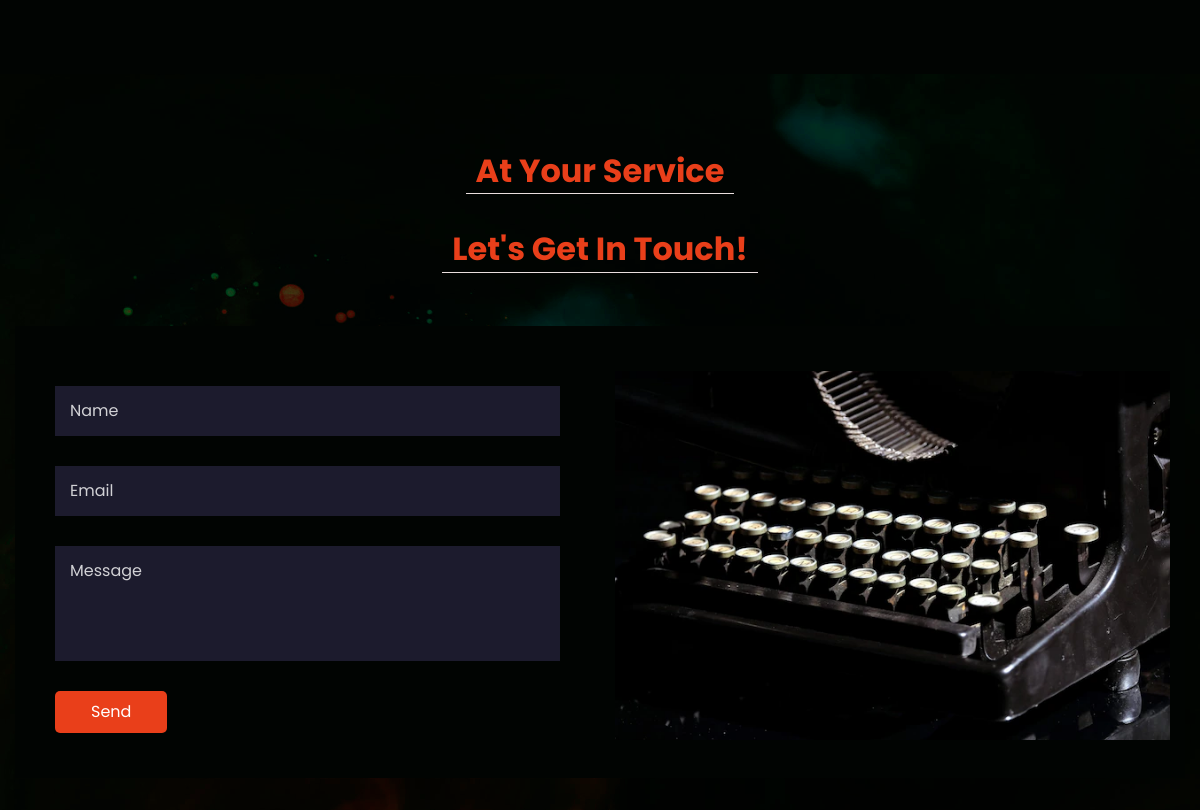
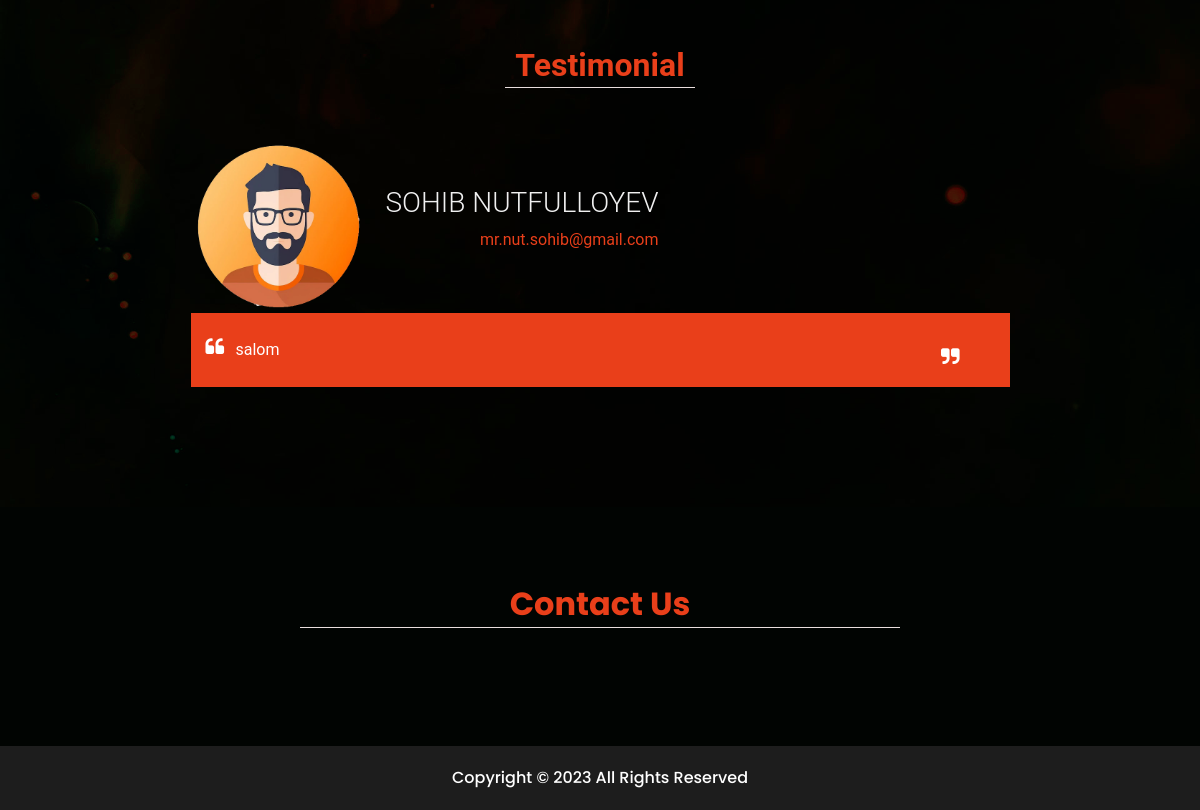
The app's page / (lower part), older data (2 pictures, top to bottom).
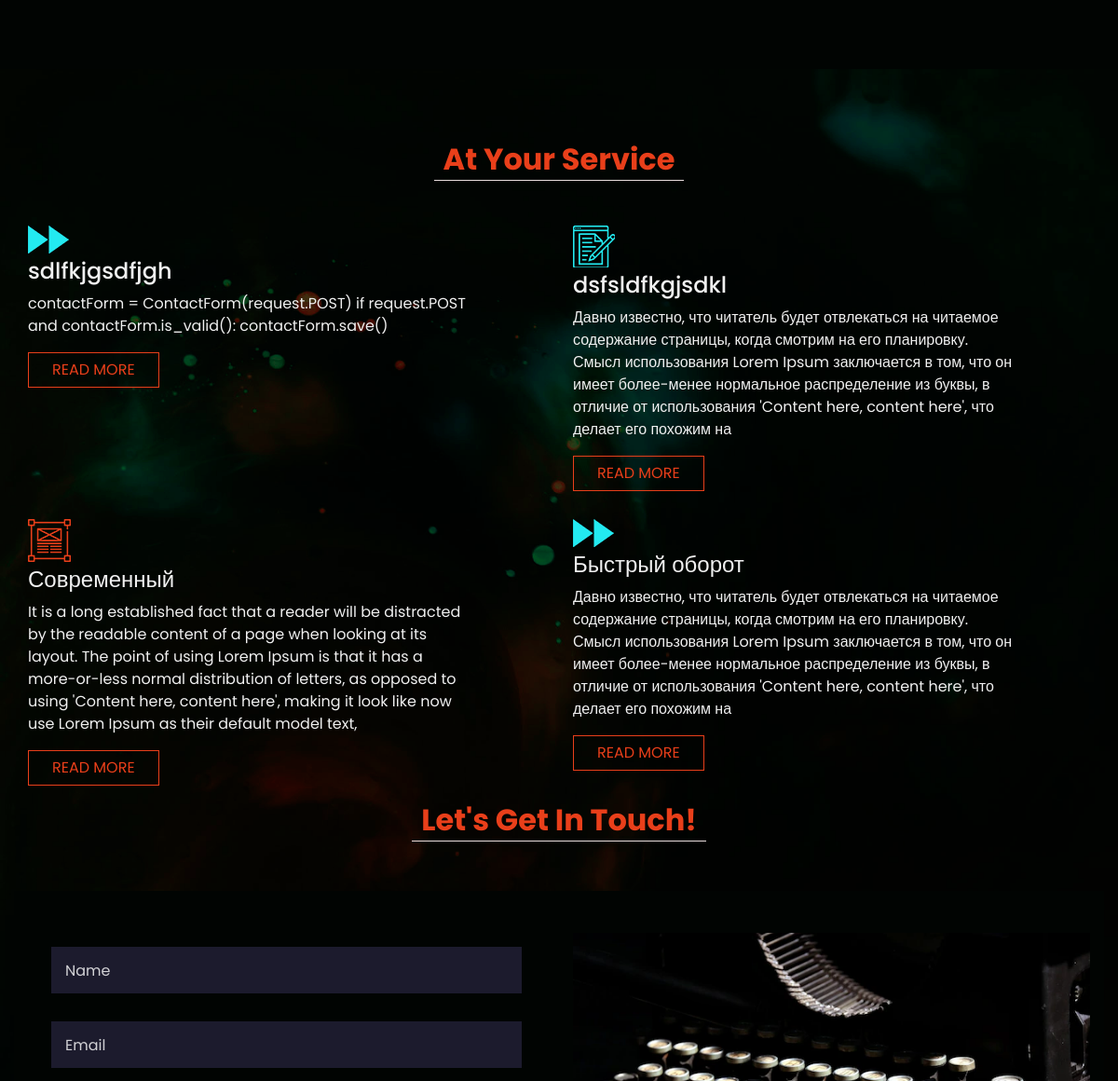
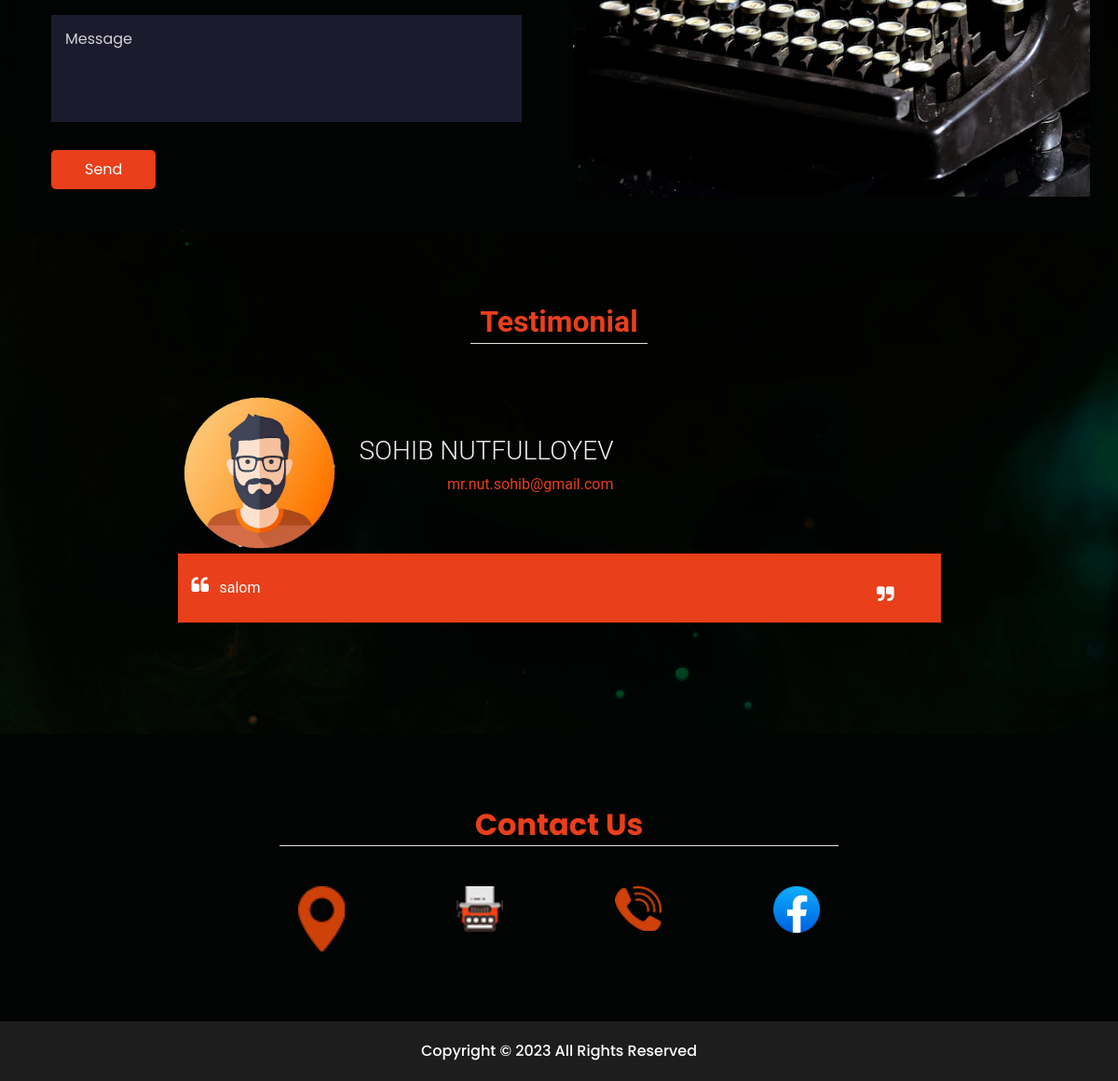
The same page, newer data (2 pictures, top to bottom).
### home/models.py (models this page shows, shortened)
class Comment(models.Model):
    name = models.CharField(max_length=100)
    email = models.EmailField()
    message = models.TextField()
    time = models.DateTimeField(auto_now=True)

class Service(models.Model):
    title = models.CharField(max_length=40)
    body = models.TextField()
    time = models.DateTimeField(auto_now=True)
    icon = models.ImageField(upload_to="images/", blank=True)
    def __str__(self) -> str:
        return self.title

class Contact(models.Model):
    icon = models.ImageField(upload_to="images/icons/")
    url = models.URLField()

### home/views.py (the view)
# urls.py: path('', homePage, name="home"),
def homePage(request):
    contactForm = ContactForm(request.POST)
    if request.POST and contactForm.is_valid():
        contactForm.save()
    bans = Banner.objects.all().order_by("-publish_time")
    elements = 3
    if len(bans) > elements:
        bans = bans[:elements]
    about = Aboutus.objects.all().order_by("-time")
    if about:
        about = about[0]
    services = Service.objects.all().order_by("-time")
    if len(services) > 4:
        services = services[:4]
    comments = Comment.objects.all().order_by("-time")
    if len(comments) > 3:
        services = services[:3]
    wser = []
    for x in range(len(services)):
        if x%2==0:
            wser.append([])
        wser[-1].append(services[x])
    print(wser)
    context = {
        "bans": bans,
        "about": about,
        "services": wser,
        "comments": comments,
    }
    return render(request, 'index.html', context)

### home/context_processor.py (called while the page is built)
def baseView(request):
    cont = Contact.objects.all()
    context = {
        "contact": cont,
        "sitename": "Sohibnut",
    }
    return context

### templates/index.html (shortened to what this page needs)
{% extends "base.html" %}
{% load static %}
{% block content %}
  <section class="about_section layout_padding">
  </section>
  <div class="body_bg layout_padding">
    <section class="service_section ">
      <div class="container">
        <div class="heading_container">
          <h2>
            At Your Service
          </h2>
        </div>
      </div>
      <div class="container">
      {% for ser in services %}
      <div class="row">
        {% for it in ser %}
          <div class="col-md-6">
            <div class="box">
              <div class="img-box">
                <img src={{it.icon.url}} alt="">
              </div>
              <h4>
                {{it.title}}
              </h4>
              <p>
                {{it.body}}
              </p>
              <a href={% url 'service' %}>
                Read More
            </div>
          </div>
        {% endfor %}
        </div>
      {% endfor %}
      </div>
    </section>
    <section class="contact_section">
      <div class="container">
        <div class="heading_container">
          <h2>
            Let's Get In Touch!
          </h2>
        </div>
      </div>
      <div class="container contact_bg layout_padding2-top">
        <div class="row">
          <div class="col-md-6">
            <div class="contact_form ">
              <form action="" method="post">
                <input type="text" placeholder="Name" name="name">
                <input type="email" placeholder="Email" name="email">
                <input type="text" placeholder="Message" class="message_input" name="message">
                <button type="submit">
                  Send
                </button>
              </form>
            </div>
          </div>
          <div class="col-md-6">
            <div class="img-box">
              <img src={% static "images/contact.webp" %} alt="">
            </div>
          </div>
        </div>
      </div>
    </section>
    <section class="client_section layout_padding-top">
      <div class="d-flex justify-content-center">
        <div class="heading_container">
          <h2>
            Testimonial
          </h2>
        </div>
      </div>
      <div class="container layout_padding2">
        <div id="carouselExample2Indicators" class="carousel slide" data-ride="carousel">
          <div class="carousel-inner">
            {% for com in comments %}
              {% if forloop.counter == 1 %}
                <div class="carousel-item active">
              {% else %}
                <div class="carousel-item ">
              {% endif %}
              <div class="client_container">
                <div class="client-id">
                  <div class="img-box">
                    <img src={% static "images/man.png" %} alt="" >
                  </div>
                  <div class="client_name">
                    <div>
                      <h3>
                       {{com.name}}
                      </h3>
                      <p>
                        {{com.email}}
                      </p>
                    </div>
                  </div>
                </div>
                <div class="client_detail">
                  <div class="client_text">
                    <blockquote>
                      <p>
                        {{com.message}}
                      </p>
                    </blockquote>
                  </div>
                </div>
              </div>
            </div>
            {% endfor %}
          </div>
        </div>
      </div>
    </section>
  </div>
  {% endblock content %}

### templates/base.html (shortened to what this page needs)
{% load static %}
<!DOCTYPE html>
<html>
<head>
  <link rel="stylesheet" type="text/css" href="https://cdnjs.cloudflare.com/ajax/libs/OwlCarousel2/2.1.3/assets/owl.carousel.min.css" />
  <link rel="stylesheet" href="https://maxcdn.bootstrapcdn.com/font-awesome/4.3.0/css/font-awesome.min.css">
  <link rel="stylesheet" type="text/css" href={% static "css/bootstrap.css" %} />
  <link href={% static "css/style.css" %} rel="stylesheet" />
  <link href={% static "css/responsive.css" %} rel="stylesheet" />
</head>
<body  class="sub_page">
    {% block content %}
    {% endblock content %}
  <section class="info_section layout_padding">
    <div class="footer_contact">
      <div class="heading_container">
        <h2>
          Contact Us
        </h2>
      </div>
      <div class="box">
      {% for con in contact %}
        <a href={{con.url}} class="img-box">
          <img src={{con.icon.url}} alt="" class="img-1" width="50">
        </a>
      {% endfor %}
      </div>
    </div>
  </section>
  <section class="container-fluid footer_section">
    <p>
      Copyright &copy; 2023 All Rights Reserved
    </p>
  </section>
</body>
</html>

Row changes from the older to the newer data that the page shows:
added Service: icon (picture), title "sdlfkjgsdfjgh", body "contactForm = ContactForm(request.POST) if request.POST and contactForm.is_valid(): contactForm.save()"
added Service: icon (picture), title "dsfsldfkgjsdkl", body "Давно известно, что читатель будет отвлекаться на читаемое содержание страницы, когда смотрим на его планировку. Смысл использования Lorem Ipsum заключается в том, что он имеет более-менее нормальное распределение из буквы, в отличие от использования 'Content here, content here', что делает его похожим на"
added Service: icon (picture), title "Современный", body "It is a long established fact that a reader will be distracted by the readable content of a page when looking at its layout. The point of using Lorem Ipsum is that it has a more-or-less normal distribution of letters, as opposed to using 'Content here, content here', making it look like now use Lorem Ipsum as their default model text,"
added Service: icon (picture), title "Быстрый оборот", body "Давно известно, что читатель будет отвлекаться на читаемое содержание страницы, когда смотрим на его планировку. Смысл использования Lorem Ipsum заключается в том, что он имеет более-менее нормальное распределение из буквы, в отличие от использования 'Content here, content here', что делает его похожим на"
added Contact: icon (picture)
added Contact: icon (picture)
added Contact: icon (picture)
added Contact: icon (picture)
